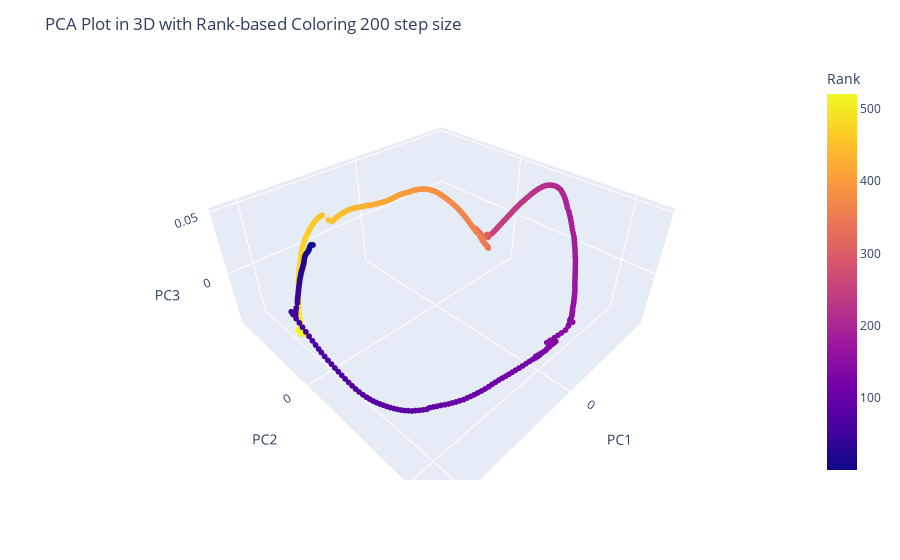

Notebook code for this chart:
### Code cell
import plotly.express as px
import pandas as pd
from sklearn.decomposition import PCA

data = enmo_sleep[20]
# Assuming you have already performed PCA and have 'reduced_data'
pca = PCA(n_components=3)
reduced_data = pca.fit_transform(data)

# Create a DataFrame from the reduced data
plot_df = pd.DataFrame(data=reduced_data, columns=['PC1', 'PC2', 'PC3'])

# Add a new column for the rank of each point
plot_df['Rank'] = range(1, len(plot_df) + 1)

# Create an interactive 3D scatter plot using Plotly, coloring by rank
fig = px.scatter_3d(plot_df, x='PC1', y='PC2', z='PC3', color='Rank')

# Customize the plot layout, labels, and other settings as needed
fig.update_layout(
    title='PCA Plot in 3D with Rank-based Coloring 200 step size'
)

fig.update_traces(marker_size = 2)

# Show the plot
fig.show()

### Figure 1 — Plotly figure (JSON) as saved in the notebook; plotly's stock layout.template omitted (floating-point values rounded to 4 significant figures; data arrays with more than 128 entries replaced by an {"elided": "..."} marker saying what was removed)
{"data": [{"hovertemplate": "PC1=%{x}<br>PC2=%{y}<br>PC3=%{z}<br>Rank=%{marker.color}<extra></extra>", "legendgroup": "", "marker": {"color": {"elided": "520 int values"}, "coloraxis": "coloraxis", "size": 2, "symbol": "circle"}, "mode": "markers", "name": "", "scene": "scene", "showlegend": false, "type": "scatter3d", "x": {"elided": "520 float values"}, "y": {"elided": "520 float values"}, "z": {"elided": "520 float values"}}], "layout": {"coloraxis": {"colorbar": {"title": {"text": "Rank"}}, "colorscale": [[0, "#0d0887"], [0.1111, "#46039f"], [0.2222, "#7201a8"], [0.3333, "#9c179e"], [0.4444, "#bd3786"], [0.5556, "#d8576b"], [0.6667, "#ed7953"], [0.7778, "#fb9f3a"], [0.8889, "#fdca26"], [1, "#f0f921"]]}, "legend": {"tracegroupgap": 0}, "margin": {"t": 60}, "scene": {"domain": {"x": [0, 1], "y": [0, 1]}, "xaxis": {"title": {"text": "PC1"}}, "yaxis": {"title": {"text": "PC2"}}, "zaxis": {"title": {"text": "PC3"}}}, "title": {"text": "PCA Plot in 3D with Rank-based Coloring 200 step size"}}}
